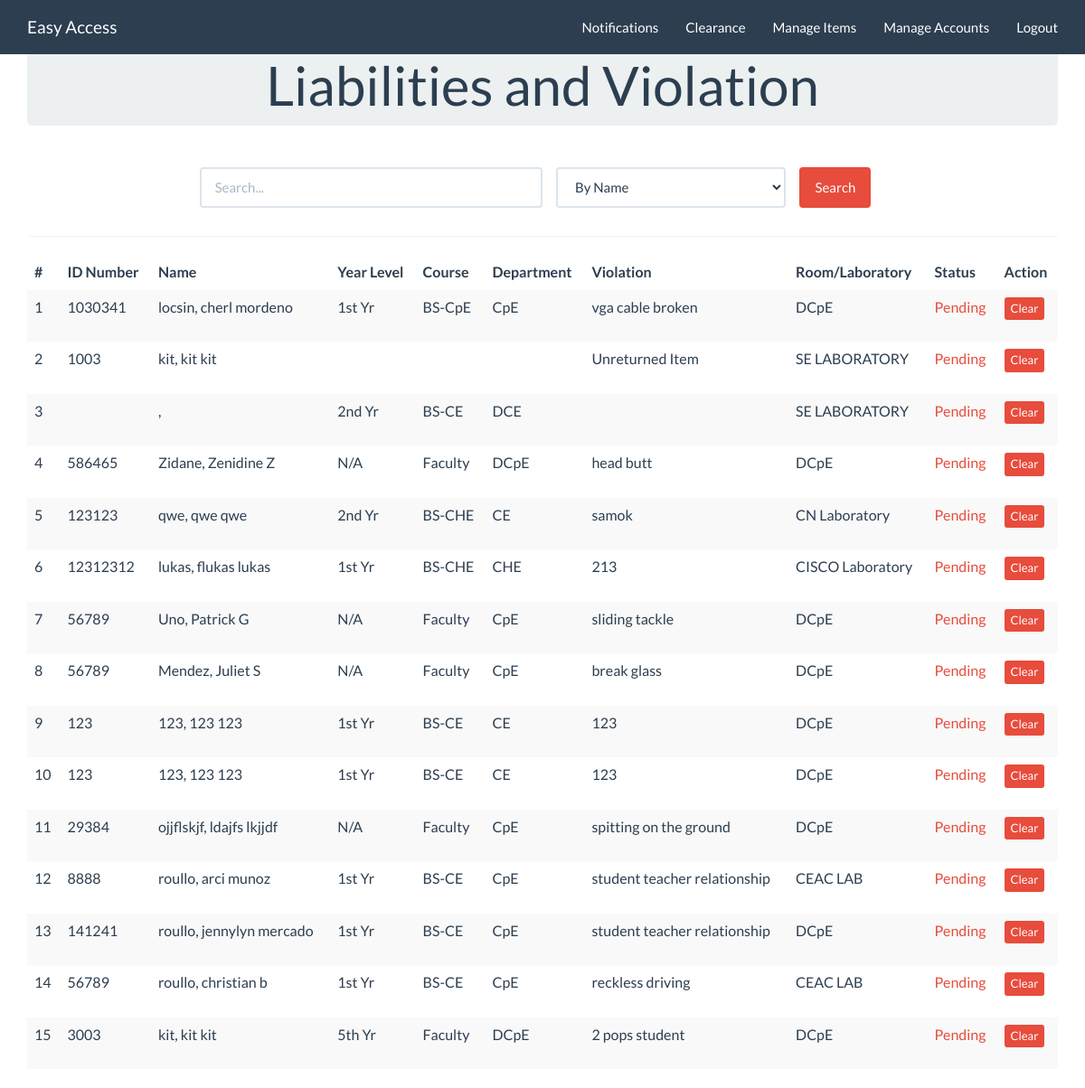
Before: /index.php/c_clear/clearance with the older database file.
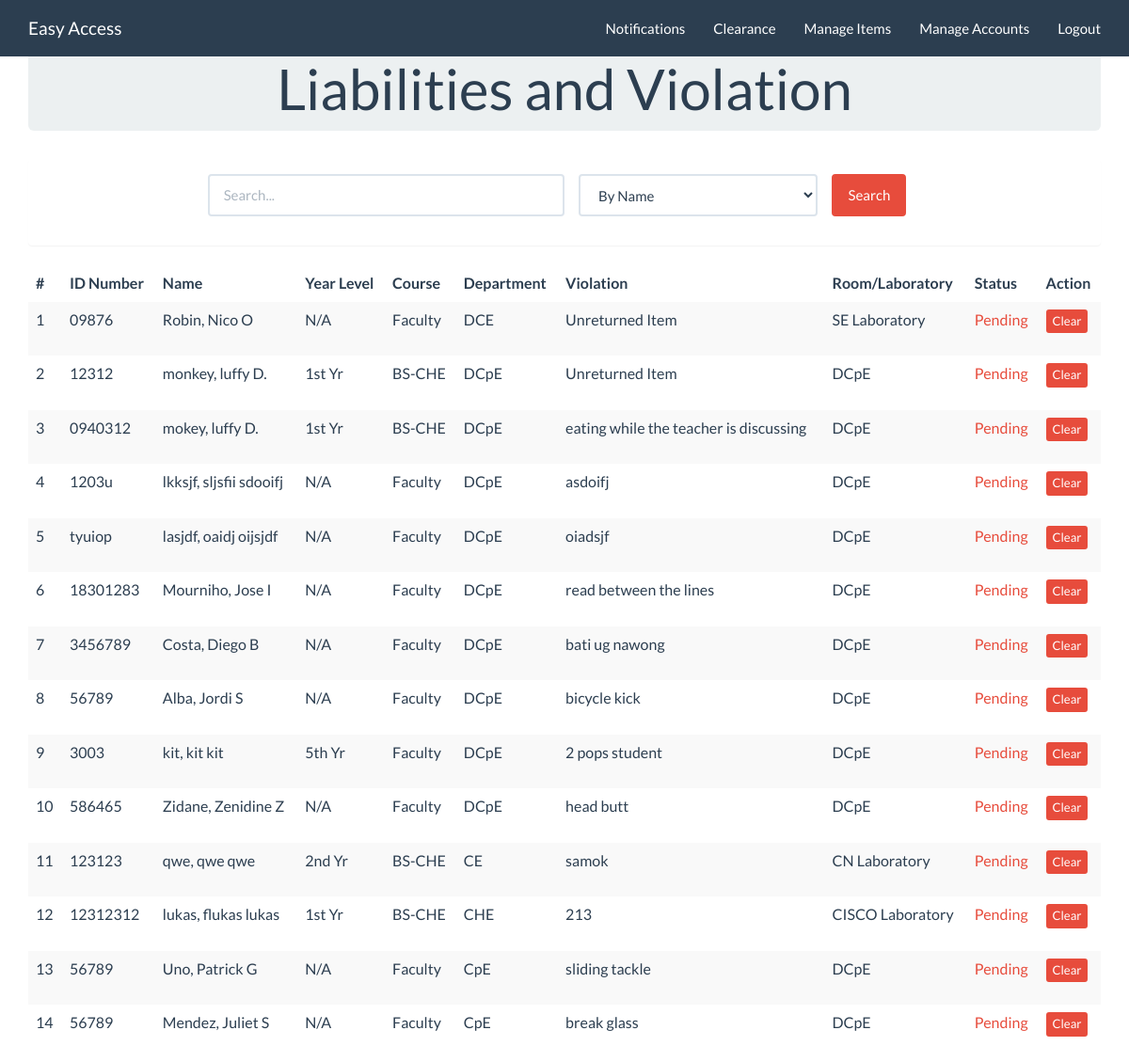
After: the same page with the newer database file.
### tables this page shows
CREATE TABLE `student` (
  `id` int(11) NOT NULL,
  `u_id` varchar(45) NOT NULL,
  `lastname` varchar(45) NOT NULL,
  `name` varchar(45) NOT NULL,
  `middlename` varchar(45) NOT NULL,
  `year` varchar(11) NOT NULL,
  `course` varchar(45) NOT NULL,
  `department` varchar(45) NOT NULL,
  `violation` varchar(45) NOT NULL,
  `laboratory` varchar(45) NOT NULL,
  `status` varchar(45) NOT NULL,
  `dateviolate` timestamp NOT NULL DEFAULT CURRENT_TIMESTAMP
);

### application/controllers/c_clear.php (called while the page is built, shortened)
<?php
class c_clear extends CI_Controller {
	public function __construct()
	 {
				$this->load->view('admin/head');
				$this->load->view('templates/header');
		}
	public function clearance()
	{
		$data['x'] = $this->clearancedb->showvio("Pending");
		$this->load->view('clearance/v_clear',$data);
	}
}
?>

### index.php (called while the page is built, shortened)
<?php
require_once BASEPATH.'core/CodeIgniter.php';

### application/models/clearancedb.php (called while the page is built, shortened)
<?php
class clearancedb extends CI_Model {
        public function showvio($status)
        {
          $this->db->order_by('dateviolate','desc');
          if($status==""){
              $this->db->where('violation !=','Unreturned Item');
              $query = $this->db->get('student');
          }else{
              $this->db->where('status',$status);
              $query = $this->db->get('student');
          }
          $data = $query->result_array();
        return $data;
        }
}
?>

### application/views/clearance/v_clear.php (the view, shortened to what this page needs)
<div class="container">
<div class="starter-template">
  <div class="jumbotron">
        <center><h1>Liabilities and Violation</h1>  </center>
    </div>
    <div class="panel">
        <div class="panel-body">
        <?php
        $attributes = array("class" => "form-horizontal", "role" => "form", "id" => "searchform", "name" => "searchform");
        echo form_open("", $attributes);?>
            <div class="form-group">
                <div class="col-md-4 col-sm-offset-2" style="padding:0;">
                    <input class="form-control" id="name_search" name="name_search" placeholder="Search..." type="text" value="<?php echo set_value('name_search'); ?>" />
                </div>
                <div class="col-xs-3">
                          <?php
                            if ($this->session->userdata('type')=="head") {
                                  $data = array(
                                      'name'  => 'By Name',
                                      'u_id' => 'By ID number',
                                      'year'  => 'by Year Level',
                                      'course' => 'by Course',
                                  );
                            }
                            else
                            {
                                  $data = array(
                                      'name'  => 'By Name',
                                      'u_id' => 'By ID number',
                                      'year'  => 'by Year Level',
                                      'course' => 'by Course',
                                      'department'  => 'by Department',
                                );
                            }
                            echo form_dropdown('searchBy',$data,set_value('searchBy'),'class="form-control"');
                          ?>
                </div>
                <div class="col-xs-2" style="padding:0;">
                  <input id="btn_search" name="btn_search" type="submit" class="btn btn-danger" value="Search"/>
                </div>
            </div>
        <?php echo form_close(); ?>
        </div>
  </div>
        <?php if (!$x): ?>
              <h2 style="margin-top:50px;text-align:center">No Violations Found</h2>
        <?php else: ?>
          <div class="table-responsive">
            <table class="table table-striped">
              <thead>
                <tr>
                  <th>#</th>
                  <th>ID Number</th>
                  <th>Name</th>
                  <th>Year Level</th>
                  <th>Course</th>
                  <th>Department</th>
                  <th>Violation</th>
                  <th>Room/Laboratory</th>
                  <th>Status</th>
                  <th>Action</th>
                </tr>
              </thead>
              <tbody>
              <?php
              $c=1;
              foreach ($x as $row) {
                if($row['status']=="Cleared")
                    $txt = "success";
                  else
                    $txt = "danger";
              echo "<tr>
                  <td>".$c."</td>
                  <td>".$row['u_id']."</td>
                  <td>".$row['lastname'].","." ".$row['name']." ".$row['middlename']."</td>
                  <td>".$row['year']."</td>
                  <td>".$row['course']."</td>
                  <td>".$row['department']."</td>
                  <td>".$row['violation']."</td>
                  <td>".$row['laboratory']."</td>
                  <td class='text-".$txt."'>".$row['status']."</td>
                  <td><form class='violations' action='' method='post'><input type='hidden' name='id' value='".$row['id']."'><input type='submit' name='clear' class='btn btn-danger btn-xs' value='Clear'></form></td>
                </tr>";
                $c++;
                }?>
              </tbody>
            </table>
          </div>
      <?php endif;  ?>
   </div>
</div>

Changed rows visible on the page:
no longer on this page (row edited): student: u "1030341", lastname "locsin", name "cherl", middlename "mordeno", year "1st Yr", course "BS-CpE", department "CpE", violation "vga cable broken", laboratory "DCpE", status "Pending"
no longer on this page (row edited): student: u "1003", lastname "kit", name "kit", middlename "kit", violation "Unreturned Item", laboratory "SE LABORATORY", status "Pending"
no longer on this page (row edited): student: year "2nd Yr", course "BS-CE", department "DCE", laboratory "SE LABORATORY", status "Pending"
no longer on this page (row edited): student: u "123", lastname "123", name "123", middlename "123", year "1st Yr", course "BS-CE", department "CE", violation "123", laboratory "DCpE", status "Pending"
no longer on this page (row edited): student: u "123", lastname "123", name "123", middlename "123", year "1st Yr", course "BS-CE", department "CE", violation "123", laboratory "DCpE", status "Pending"
no longer on this page (row edited): student: u "29384", lastname "ojjflskjf", name "ldajfs", middlename "lkjjdf", year "N/A", course "Faculty", department "CpE", violation "spitting on the ground", laboratory "DCpE", status "Pending"
no longer on this page (row edited): student: u "8888", lastname "roullo", name "arci", middlename "munoz", year "1st Yr", course "BS-CE", department "CpE", violation "student teacher relationship", laboratory "CEAC LAB", status "Pending"
no longer on this page (row edited): student: u "141241", lastname "roullo", name "jennylyn", middlename "mercado", year "1st Yr", course "BS-CE", department "CpE", violation "student teacher relationship", laboratory "DCpE", status "Pending"
no longer on this page (row edited): student: u "56789", lastname "roullo", name "christian", middlename "b", year "1st Yr", course "BS-CE", department "CpE", violation "reckless driving", laboratory "CEAC LAB", status "Pending"
added student: u "09876", lastname "Robin", name "Nico", middlename "O", year "N/A", course "Faculty", department "DCE", violation "Unreturned Item", laboratory "SE Laboratory", status "Pending"
added student: u "12312", lastname "monkey", name "luffy", middlename "D.", year "1st Yr", course "BS-CHE", department "DCpE", violation "Unreturned Item", laboratory "DCpE", status "Pending"
added student: u "0940312", lastname "mokey", name "luffy", middlename "D.", year "1st Yr", course "BS-CHE", department "DCpE", violation "eating while the teacher is discussing", laboratory "DCpE", status "Pending"
added student: u "1203u", lastname "lkksjf", name "sljsfii", middlename "sdooifj", year "N/A", course "Faculty", department "DCpE", violation "asdoifj", laboratory "DCpE", status "Pending"
added student: u "tyuiop", lastname "lasjdf", name "oaidj", middlename "oijsjdf", year "N/A", course "Faculty", department "DCpE", violation "oiadsjf", laboratory "DCpE", status "Pending"
added student: u "18301283", lastname "Mourniho", name "Jose", middlename "I", year "N/A", course "Faculty", department "DCpE", violation "read between the lines", laboratory "DCpE", status "Pending"
added student: u "3456789", lastname "Costa", name "Diego", middlename "B", year "N/A", course "Faculty", department "DCpE", violation "bati ug nawong", laboratory "DCpE", status "Pending"
added student: u "56789", lastname "Alba", name "Jordi", middlename "S", year "N/A", course "Faculty", department "DCpE", violation "bicycle kick", laboratory "DCpE", status "Pending"
changed student "kit": moves up the list
